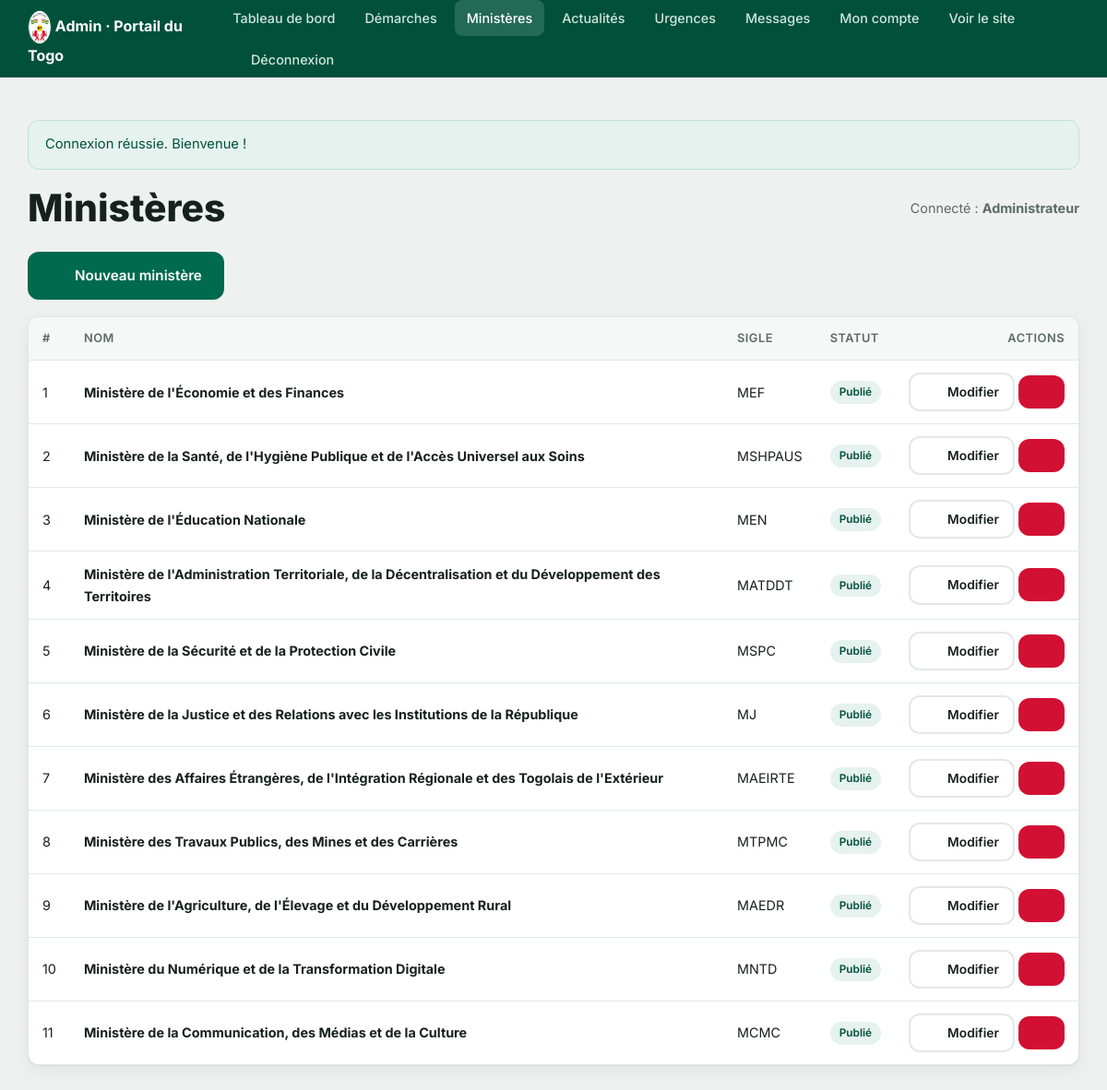
The app's page /admin/ministeres.php (signed in) with its own data.
### tables this page shows
CREATE TABLE `ministeres` (
  `id`          INT AUTO_INCREMENT PRIMARY KEY,
  `nom`         VARCHAR(200) NOT NULL,
  `slug`        VARCHAR(220) NOT NULL UNIQUE,
  `sigle`       VARCHAR(60) DEFAULT NULL,
  `ministre`    VARCHAR(150) DEFAULT NULL,
  `description` TEXT,
  `missions`    TEXT,
  `site_web`    VARCHAR(255) DEFAULT NULL,
  `email`       VARCHAR(150) DEFAULT NULL,
  `telephone`   VARCHAR(60) DEFAULT NULL,
  `adresse`     VARCHAR(255) DEFAULT NULL,
  `ordre`       INT DEFAULT 0,
  `actif`       TINYINT(1) DEFAULT 1
);

### config/database.php (called while the page is built, shortened)
<?php
function db(): PDO
{
    static $pdo = null;
    if ($pdo === null) {
        $dsn = 'mysql:host=' . DB_HOST . ';port=' . DB_PORT . ';dbname=' . DB_NAME . ';charset=' . DB_CHARSET;
        $options = [
            PDO::ATTR_ERRMODE            => PDO::ERRMODE_EXCEPTION,
            PDO::ATTR_DEFAULT_FETCH_MODE => PDO::FETCH_ASSOC,
            PDO::ATTR_EMULATE_PREPARES   => false,
        ];
        try {
            $pdo = new PDO($dsn, DB_USER, DB_PASS, $options);
        } catch (PDOException $e) {
            if (DEBUG) {
                die('Erreur de connexion à la base de données : ' . $e->getMessage());
            }
            die('Le service est temporairement indisponible. Merci de réessayer plus tard.');
        }
    }
    return $pdo;
}

### admin/ministeres.php (the view, shortened to what this page needs)
<?php
require_once __DIR__ . '/includes/auth.php';
    ?>
    <?php
$rows = db()->query('SELECT * FROM ministeres ORDER BY ordre, nom')->fetchAll();
admin_header('Ministères', 'ministeres');
?>
<div style="margin-bottom:18px">
    <a class="btn btn--green" href="<?= url('admin/ministeres.php?action=new') ?>"><?= icon('plus', 18) ?> Nouveau ministère</a>
</div>
<div class="table-wrap">
    <table class="data">
        <thead><tr><th>#</th><th>Nom</th><th>Sigle</th><th>Statut</th><th style="text-align:right">Actions</th></tr></thead>
        <tbody>
        <?php foreach ($rows as $r): ?>
            <tr>
                <td><?= (int) $r['ordre'] ?></td>
                <td><strong><?= e($r['nom']) ?></strong></td>
                <td><?= e($r['sigle'] ?: '—') ?></td>
                <td><?= $r['actif'] ? '<span class="pill pill--on">Publié</span>' : '<span class="pill pill--off">Masqué</span>' ?></td>
                <td class="actions">
                    <a class="btn btn--ghost btn--sm" href="<?= url('admin/ministeres.php?action=edit&id=' . (int) $r['id']) ?>"><?= icon('edit', 16) ?> Modifier</a>
                    <a class="btn btn--danger btn--sm" data-confirm="Supprimer ce ministère ?"
                       href="<?= url('admin/ministeres.php?action=delete&id=' . (int) $r['id'] . '&csrf=' . urlencode(csrf_token())) ?>"><?= icon('trash', 16) ?></a>
                </td>
            </tr>
        <?php endforeach; ?>
        </tbody>
    </table>
</div>
<?php admin_footer(); ?>

### admin/includes/auth.php (shortened to what this page needs)
<?php
require_once __DIR__ . '/../../includes/functions.php';
function current_admin(): ?array
{
    static $admin = null;
    if ($admin === null) {
        $stmt = db()->prepare('SELECT * FROM admins WHERE id = ? LIMIT 1');
        $stmt->execute([$_SESSION['admin_id']]);
        $admin = $stmt->fetch() ?: null;
    }
    return $admin;
}
function admin_header(string $title, string $active = ''): void
{
    $admin = current_admin();
    $nav = [
        'dashboard'  => 'Tableau de bord',
        'demarches'  => 'Démarches',
        'ministeres' => 'Ministères',
        'actualites' => 'Actualités',
        'urgences'   => 'Urgences',
        'messages'   => 'Messages',
        'compte'     => 'Mon compte',
    ];
    ?>
    <!DOCTYPE html>
    <html lang="fr">
    <head>
        <link rel="stylesheet" href="<?= asset('css/style.css') ?>">
    </head>
    <body class="admin">
    <div class="admin__bar">
        <div class="container">
            <strong><?= togo_emblem(26) ?> Admin · <?= e(SITE_NAME) ?></strong>
            <nav>
                <?php foreach ($nav as $key => $label): ?>
                    <a href="<?= url('admin/' . ($key === 'dashboard' ? 'index.php' : $key . '.php')) ?>"
                       class="<?= $active === $key ? 'is-active' : '' ?>"><?= e($label) ?></a>
                <?php endforeach; ?>
                <a href="<?= url('index.php') ?>" target="_blank">Voir le site</a>
                <a href="<?= url('admin/logout.php') ?>"><?= icon('logout', 16) ?> Déconnexion</a>
            </nav>
        </div>
    </div>
    <div class="admin__wrap">
        <div class="container">
            <?php foreach (get_flashes() as $flash): ?>
                <div class="alert alert--<?= e($flash['type']) ?>"><?= e($flash['message']) ?></div>
            <?php endforeach; ?>
            <div class="admin__head">
                <h1 style="margin:0"><?= e($title) ?></h1>
                <?php if ($admin): ?>
                    <span style="color:var(--muted);font-size:.9rem">Connecté : <strong><?= e($admin['nom_complet'] ?: $admin['username']) ?></strong></span>
                <?php endif; ?>
            </div>
    <?php
}
function admin_footer(): void
{
    ?>
        </div>
    </div>
    </body>
    </html>
    <?php
}

### includes/functions.php (shortened to what this page needs)
<?php
require_once __DIR__ . '/../config/database.php';
function e(?string $value): string
{
    return htmlspecialchars((string) $value, ENT_QUOTES | ENT_SUBSTITUTE, 'UTF-8');
}
function url(string $path = ''): string
{
    return rtrim(BASE_URL, '/') . '/' . ltrim($path, '/');
}
function asset(string $path): string
{
    return url('assets/' . ltrim($path, '/'));
}
function csrf_token(): string
{
    return $_SESSION['csrf'];
}
function get_flashes(): array
{
    $f = $_SESSION['flash'] ?? [];
    return $f;
}
function icon(string $name, int $size = 24, string $class = ''): string
{
    $p = $paths[$name] ?? $paths['folder'];
    $cls = $class ? ' class="' . e($class) . '"' : '';
    return '<svg' . $cls . ' xmlns="http://www.w3.org/2000/svg" width="' . $size . '" height="' . $size
        . '" viewBox="0 0 24 24" fill="none" stroke="currentColor" stroke-width="1.8" '
        . 'stroke-linecap="round" stroke-linejoin="round" aria-hidden="true">' . $p . '</svg>';
}
function togo_emblem(int $w = 40, string $class = 'emblem'): string
{
    $ratio = 1080 / 750;
    $h = (int) round($w * $ratio);
    return '<img class="' . e($class) . '" src="' . asset('img/armoiries-togo.svg')
        . '" width="' . $w . '" height="' . $h . '" alt="Armoiries de la République Togolaise" '
        . 'decoding="async">';
}

### assets/css/style.css (style rules this page uses)
:root { --green: #006a4e; --green-dark: #00503a; --green-light: #e6f2ee; --yellow: #ffce00; --yellow-light: #fff8dd; --red: #d21034; --red-light: #fde8ec; --ink: #16211d; --muted: #5c6b65; --line: #e2e8e5; --bg: #f6f8f7; --white: #ffffff; --radius: 12px; --radius-sm: 8px; --shadow: 0 1px 2px rgba(16, 40, 32, .06), 0 6px 20px rgba(16, 40, 32, .06); --shadow-lg: 0 12px 40px rgba(16, 40, 32, .14); --container: 1180px; --font: 'Inter', system-ui, -apple-system, 'Segoe UI', Roboto, Helvetica, Arial, sans-serif; }
* { box-sizing: border-box; }
html { scroll-behavior: smooth; }
body { margin: 0; font-family: var(--font); color: var(--ink); background: var(--bg); line-height: 1.6; -webkit-font-smoothing: antialiased; }
img { max-width: 100%; display: block; }
a { color: var(--green); text-decoration: none; }
h1, h2, h3, h4 { line-height: 1.25; color: var(--ink); margin: 0 0 .5em; }
h1 { font-size: clamp(1.7rem, 3.4vw, 2.6rem); font-weight: 800; }
.container { width: 100%; max-width: var(--container); margin: 0 auto; padding: 0 20px; }
.emblem { display: inline-block; vertical-align: middle; }
.btn { display: inline-flex; align-items: center; gap: 9px; padding: 12px 22px; border-radius: var(--radius); font-weight: 600; font-family: inherit; font-size: .95rem; border: 2px solid transparent; cursor: pointer; transition: transform .12s, background .15s, box-shadow .15s; text-align: center; }
.btn--green { background: var(--green); color: #fff; }
.btn--ghost { background: var(--white); border-color: var(--line); color: var(--ink); }
.btn--sm { padding: 8px 15px; font-size: .86rem; }
.btn--danger { background: var(--red); color: #fff; }
.alert { padding: 14px 18px; border-radius: var(--radius); margin: 16px 0; border: 1px solid; font-size: .92rem; }
.alert--success { background: var(--green-light); border-color: #bfe0d4; color: var(--green-dark); }
.admin { background: #eef1f0; }
.admin__bar { background: var(--green-dark); color: #fff; }
.admin__bar .container { display: flex; align-items: center; justify-content: space-between; gap: 16px; min-height: 62px; }
.admin__bar strong { color: #fff; }
.admin__bar nav { display: flex; gap: 6px; flex-wrap: wrap; }
.admin__bar nav a { color: #cfe6dd; padding: 8px 13px; border-radius: var(--radius-sm); font-size: .9rem; font-weight: 500; }
.admin__bar nav a:hover, .admin__bar nav a.is-active { background: rgba(255,255,255,.14); color: #fff; text-decoration: none; }
.admin__wrap { padding: 30px 0 60px; }
.admin__head { display: flex; align-items: center; justify-content: space-between; gap: 16px; margin-bottom: 22px; flex-wrap: wrap; }
.table-wrap { background: var(--white); border: 1px solid var(--line); border-radius: var(--radius); box-shadow: var(--shadow); overflow-x: auto; }
table.data { width: 100%; border-collapse: collapse; font-size: .9rem; }
table.data th, table.data td { padding: 13px 15px; text-align: left; border-bottom: 1px solid var(--line); vertical-align: middle; }
table.data th { background: var(--bg); font-weight: 600; font-size: .8rem; text-transform: uppercase; letter-spacing: .04em; color: var(--muted); white-space: nowrap; }
table.data tr:last-child td { border-bottom: 0; }
table.data td.actions { white-space: nowrap; text-align: right; }
.pill { font-size: .74rem; font-weight: 600; padding: 3px 10px; border-radius: 100px; display: inline-block; }
.pill--on { background: var(--green-light); color: var(--green-dark); }
svg { vertical-align: middle; }
.table-wrap { -webkit-overflow-scrolling: touch; }

### records on screen
ministeres: ordre "1", nom "Ministère de l'Économie et des Finances", sigle "MEF", actif "Publié"
ministeres: ordre "2", nom "Ministère de la Santé, de l'Hygiène Publique et de l'Accès Universel aux Soins", sigle "MSHPAUS", actif "Publié"
ministeres: ordre "3", nom "Ministère de l'Éducation Nationale", sigle "MEN", actif "Publié"
ministeres: ordre "4", nom "Ministère de l'Administration Territoriale, de la Décentralisation et du Développement des Territoires", sigle "MATDDT", actif "Publié"
ministeres: ordre "5", nom "Ministère de la Sécurité et de la Protection Civile", sigle "MSPC", actif "Publié"
ministeres: ordre "6", nom "Ministère de la Justice et des Relations avec les Institutions de la République", sigle "MJ", actif "Publié"
ministeres: ordre "7", nom "Ministère des Affaires Étrangères, de l'Intégration Régionale et des Togolais de l'Extérieur", sigle "MAEIRTE", actif "Publié"
ministeres: ordre "8", nom "Ministère des Travaux Publics, des Mines et des Carrières", sigle "MTPMC", actif "Publié"
ministeres: ordre "9", nom "Ministère de l'Agriculture, de l'Élevage et du Développement Rural", sigle "MAEDR", actif "Publié"
ministeres: ordre "10", nom "Ministère du Numérique et de la Transformation Digitale", sigle "MNTD", actif "Publié"
ministeres: ordre "11", nom "Ministère de la Communication, des Médias et de la Culture", sigle "MCMC", actif "Publié"

### other values on screen
SITE_NAME "Portail du Togo"
$label "Tableau de bord"
$label "Démarches"
$label "Ministères"
$label "Actualités"
$label "Urgences"
$label "Messages"
$label "Mon compte"
$flash['message'] "Connexion réussie. Bienvenue !"
$title "Ministères"
$admin['nom_complet'] ?: $admin['username'] "Administrateur"
